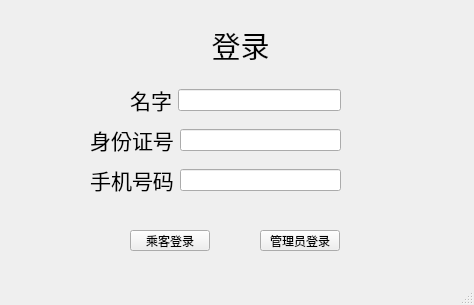
<?xml version="1.0" encoding="UTF-8"?>
<ui version="4.0">
 <class>Login</class>
 <widget class="QMainWindow" name="Login">
  <property name="geometry">
   <rect>
    <x>0</x>
    <y>0</y>
    <width>474</width>
    <height>305</height>
   </rect>
  </property>
  <property name="windowTitle">
   <string>Login</string>
  </property>
  <widget class="QWidget" name="centralwidget">
   <widget class="QLabel" name="label">
    <property name="geometry">
     <rect>
      <x>200</x>
      <y>20</y>
      <width>81</width>
      <height>51</height>
     </rect>
    </property>
    <property name="text">
     <string>&lt;html&gt;&lt;head/&gt;&lt;body&gt;&lt;p align=&quot;center&quot;&gt;&lt;span style=&quot; font-size:22pt;&quot;&gt;登录&lt;/span&gt;&lt;/p&gt;&lt;/body&gt;&lt;/html&gt;</string>
    </property>
   </widget>
   <widget class="QWidget" name="widget" native="true">
    <property name="geometry">
     <rect>
      <x>130</x>
      <y>80</y>
      <width>211</width>
      <height>41</height>
     </rect>
    </property>
    <layout class="QHBoxLayout" name="horizontalLayout">
     <item>
      <widget class="QLabel" name="label_2">
       <property name="text">
        <string>&lt;html&gt;&lt;head/&gt;&lt;body&gt;&lt;p align=&quot;center&quot;&gt;&lt;span style=&quot; font-size:16pt;&quot;&gt;名字&lt;/span&gt;&lt;/p&gt;&lt;/body&gt;&lt;/html&gt;</string>
       </property>
      </widget>
     </item>
     <item>
      <widget class="QLineEdit" name="lineEdit"/>
     </item>
    </layout>
   </widget>
   <widget class="QWidget" name="widget_2" native="true">
    <property name="geometry">
     <rect>
      <x>90</x>
      <y>120</y>
      <width>251</width>
      <height>41</height>
     </rect>
    </property>
    <layout class="QHBoxLayout" name="horizontalLayout_2">
     <item>
      <widget class="QLabel" name="label_3">
       <property name="text">
        <string>&lt;html&gt;&lt;head/&gt;&lt;body&gt;&lt;p align=&quot;center&quot;&gt;&lt;span style=&quot; font-size:16pt;&quot;&gt;身份证号&lt;/span&gt;&lt;/p&gt;&lt;/body&gt;&lt;/html&gt;</string>
       </property>
      </widget>
     </item>
     <item>
      <widget class="QLineEdit" name="lineEdit_2"/>
     </item>
    </layout>
   </widget>
   <widget class="QWidget" name="widget_3" native="true">
    <property name="geometry">
     <rect>
      <x>90</x>
      <y>160</y>
      <width>251</width>
      <height>41</height>
     </rect>
    </property>
    <layout class="QHBoxLayout" name="horizontalLayout_3">
     <item>
      <widget class="QLabel" name="label_4">
       <property name="text">
        <string>&lt;html&gt;&lt;head/&gt;&lt;body&gt;&lt;p align=&quot;center&quot;&gt;&lt;span style=&quot; font-size:16pt;&quot;&gt;手机号码&lt;/span&gt;&lt;/p&gt;&lt;/body&gt;&lt;/html&gt;</string>
       </property>
      </widget>
     </item>
     <item>
      <widget class="QLineEdit" name="lineEdit_3"/>
     </item>
    </layout>
   </widget>
   <widget class="QPushButton" name="pushButton">
    <property name="geometry">
     <rect>
      <x>130</x>
      <y>230</y>
      <width>80</width>
      <height>21</height>
     </rect>
    </property>
    <property name="text">
     <string>乘客登录</string>
    </property>
   </widget>
   <widget class="QPushButton" name="pushButton_2">
    <property name="geometry">
     <rect>
      <x>260</x>
      <y>230</y>
      <width>80</width>
      <height>21</height>
     </rect>
    </property>
    <property name="text">
     <string>管理员登录</string>
    </property>
   </widget>
  </widget>
  <widget class="QStatusBar" name="statusbar"/>
 </widget>
 <resources/>
 <connections/>
</ui>
